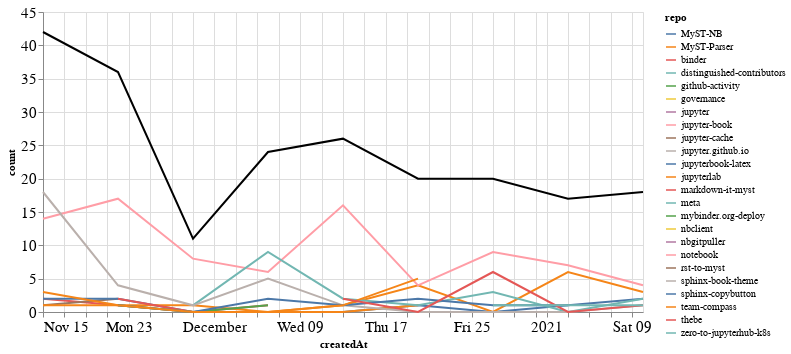

Notebook code cell kept with this figure:
### Markdown cell above
### Comments

### Code cell
comments_time = comments.groupby('repo').resample('W', on='createdAt').count()['author'].reset_index()
comments_time = comments_time.rename(columns={'author': 'count'})
comments_time_total = comments_time.groupby('createdAt').agg({"count": "sum"}).reset_index()
ch1 = alt.Chart(comments_time, width=600).mark_line().encode(
    x='createdAt',
    y='count',
    color='repo',
    tooltip="repo"
)

ch2 = alt.Chart(comments_time_total, width=600).mark_line(color="black").encode(
    x='createdAt',
    y='count',
)

ch1 + ch2

### Figure 1 — Vega-Lite specification as saved in the notebook (floating-point values rounded to 4 significant figures)
{"config": {"axisLeft": {"labelFontSize": 15}, "axisBottom": {"labelFontSize": 15}}, "layer": [{"data": {"name": "data-07beb647c0a455bdea2c01ac53e7c3c9"}, "mark": "line", "encoding": {"color": {"type": "nominal", "field": "repo"}, "tooltip": {"type": "nominal", "field": "repo"}, "x": {"type": "temporal", "field": "createdAt"}, "y": {"type": "quantitative", "field": "count"}}, "width": 600}, {"data": {"name": "data-7580f1c25d1d94ef83d2a655fa36fd1c"}, "mark": {"type": "line", "color": "black"}, "encoding": {"x": {"type": "temporal", "field": "createdAt"}, "y": {"type": "quantitative", "field": "count"}}, "width": 600}], "$schema": "https://vega.github.io/schema/vega-lite/v4.8.1.json", "datasets": {"data-07beb647c0a455bdea2c01ac53e7c3c9": [{"repo": "MyST-NB", "createdAt": "2020-11-22T00:00:00", "count": 2}, {"repo": "MyST-NB", "createdAt": "2020-11-29T00:00:00", "count": 0}, {"repo": "MyST-NB", "createdAt": "2020-12-06T00:00:00", "count": 0}, {"repo": "MyST-NB", "createdAt": "2020-12-13T00:00:00", "count": 0}, {"repo": "MyST-NB", "createdAt": "2020-12-20T00:00:00", "count": 1}, {"repo": "MyST-NB", "createdAt": "2020-12-27T00:00:00", "count": 0}, {"repo": "MyST-NB", "createdAt": "2021-01-03T00:00:00", "count": 1}, {"repo": "MyST-NB", "createdAt": "2021-01-10T00:00:00", "count": 2}, {"repo": "MyST-Parser", "createdAt": "2020-11-22T00:00:00", "count": 1}, {"repo": "MyST-Parser", "createdAt": "2020-11-29T00:00:00", "count": 0}, {"repo": "MyST-Parser", "createdAt": "2020-12-06T00:00:00", "count": 0}, {"repo": "MyST-Parser", "createdAt": "2020-12-13T00:00:00", "count": 1}, {"repo": "MyST-Parser", "createdAt": "2020-12-20T00:00:00", "count": 4}, {"repo": "MyST-Parser", "createdAt": "2020-12-27T00:00:00", "count": 0}, {"repo": "MyST-Parser", "createdAt": "2021-01-03T00:00:00", "count": 6}, {"repo": "MyST-Parser", "createdAt": "2021-01-10T00:00:00", "count": 3}, {"repo": "binder", "createdAt": "2020-11-15T00:00:00", "count": 2}, {"repo": "binder", "createdAt": "2020-11-22T00:00:00", "count": 1}, {"repo": "distinguished-contributors", "createdAt": "2020-12-20T00:00:00", "count": 1}, {"repo": "github-activity", "createdAt": "2020-12-13T00:00:00", "count": 1}, {"repo": "governance", "createdAt": "2020-11-22T00:00:00", "count": 1}, {"repo": "jupyter", "createdAt": "2020-12-20T00:00:00", "count": 1}, {"repo": "jupyter-book", "createdAt": "2020-11-15T00:00:00", "count": 14}, {"repo": "jupyter-book", "createdAt": "2020-11-22T00:00:00", "count": 17}, {"repo": "jupyter-book", "createdAt": "2020-11-29T00:00:00", "count": 8}, {"repo": "jupyter-book", "createdAt": "2020-12-06T00:00:00", "count": 6}, {"repo": "jupyter-book", "createdAt": "2020-12-13T00:00:00", "count": 16}, {"repo": "jupyter-book", "createdAt": "2020-12-20T00:00:00", "count": 4}, {"repo": "jupyter-book", "createdAt": "2020-12-27T00:00:00", "count": 9}, {"repo": "jupyter-book", "createdAt": "2021-01-03T00:00:00", "count": 7}, {"repo": "jupyter-book", "createdAt": "2021-01-10T00:00:00", "count": 4}, {"repo": "jupyter-cache", "createdAt": "2020-11-15T00:00:00", "count": 1}, {"repo": "jupyter-cache", "createdAt": "2020-11-22T00:00:00", "count": 2}, {"repo": "jupyter.github.io", "createdAt": "2021-01-10T00:00:00", "count": 2}, {"repo": "jupyterbook-latex", "createdAt": "2020-11-15T00:00:00", "count": 2}, {"repo": "jupyterbook-latex", "createdAt": "2020-11-22T00:00:00", "count": 2}, {"repo": "jupyterlab", "createdAt": "2020-11-15T00:00:00", "count": 1}, {"repo": "jupyterlab", "createdAt": "2020-11-22T00:00:00", "count": 1}, {"repo": "jupyterlab", "createdAt": "2020-11-29T00:00:00", "count": 1}, {"repo": "jupyterlab", "createdAt": "2020-12-06T00:00:00", "count": 0}, {"repo": "jupyterlab", "createdAt": "2020-12-13T00:00:00", "count": 0}, {"repo": "jupyterlab", "createdAt": "2020-12-20T00:00:00", "count": 1}, {"repo": "markdown-it-myst", "createdAt": "2020-11-22T00:00:00", "count": 2}, {"repo": "markdown-it-myst", "createdAt": "2020-11-29T00:00:00", "count": 0}, {"repo": "markdown-it-myst", "createdAt": "2020-12-06T00:00:00", "count": 1}, {"repo": "meta", "createdAt": "2020-11-29T00:00:00", "count": 1}, {"repo": "meta", "createdAt": "2020-12-06T00:00:00", "count": 9}, {"repo": "meta", "createdAt": "2020-12-13T00:00:00", "count": 2}, {"repo": "meta", "createdAt": "2020-12-20T00:00:00", "count": 1}, {"repo": "meta", "createdAt": "2020-12-27T00:00:00", "count": 3}, {"repo": "meta", "createdAt": "2021-01-03T00:00:00", "count": 0}, {"repo": "meta", "createdAt": "2021-01-10T00:00:00", "count": 2}, {"repo": "mybinder.org-deploy", "createdAt": "2020-11-22T00:00:00", "count": 1}, {"repo": "mybinder.org-deploy", "createdAt": "2020-11-29T00:00:00", "count": 0}, {"repo": "mybinder.org-deploy", "createdAt": "2020-12-06T00:00:00", "count": 1}, {"repo": "nbclient", "createdAt": "2020-12-13T00:00:00", "count": 1}, {"repo": "nbgitpuller", "createdAt": "2021-01-10T00:00:00", "count": 2}, {"repo": "notebook", "createdAt": "2020-11-15T00:00:00", "count": 1}, {"repo": "rst-to-myst", "createdAt": "2021-01-03T00:00:00", "count": 1}, {"repo": "sphinx-book-theme", "createdAt": "2020-11-15T00:00:00", "count": 18}, {"repo": "sphinx-book-theme", "createdAt": "2020-11-22T00:00:00", "count": 4}, {"repo": "sphinx-book-theme", "createdAt": "2020-11-29T00:00:00", "count": 1}, {"repo": "sphinx-book-theme", "createdAt": "2020-12-06T00:00:00", "count": 5}, {"repo": "sphinx-book-theme", "createdAt": "2020-12-13T00:00:00", "count": 1}, {"repo": "sphinx-book-theme", "createdAt": "2020-12-20T00:00:00", "count": 0}, {"repo": "sphinx-book-theme", "createdAt": "2020-12-27T00:00:00", "count": 0}, {"repo": "sphinx-book-theme", "createdAt": "2021-01-03T00:00:00", "count": 0}, {"repo": "sphinx-book-theme", "createdAt": "2021-01-10T00:00:00", "count": 1}, {"repo": "sphinx-copybutton", "createdAt": "2020-11-22T00:00:00", "count": 1}, {"repo": "sphinx-copybutton", "createdAt": "2020-11-29T00:00:00", "count": 0}, {"repo": "sphinx-copybutton", "createdAt": "2020-12-06T00:00:00", "count": 2}, {"repo": "sphinx-copybutton", "createdAt": "2020-12-13T00:00:00", "count": 1}, {"repo": "sphinx-copybutton", "createdAt": "2020-12-20T00:00:00", "count": 2}, {"repo": "sphinx-copybutton", "createdAt": "2020-12-27T00:00:00", "count": 1}, {"repo": "sphinx-copybutton", "createdAt": "2021-01-03T00:00:00", "count": 1}, {"repo": "team-compass", "createdAt": "2020-11-15T00:00:00", "count": 3}, {"repo": "team-compass", "createdAt": "2020-11-22T00:00:00", "count": 1}, {"repo": "team-compass", "createdAt": "2020-11-29T00:00:00", "count": 0}, {"repo": "team-compass", "createdAt": "2020-12-06T00:00:00", "count": 0}, {"repo": "team-compass", "createdAt": "2020-12-13T00:00:00", "count": 1}, {"repo": "team-compass", "createdAt": "2020-12-20T00:00:00", "count": 5}, {"repo": "thebe", "createdAt": "2020-12-13T00:00:00", "count": 2}, {"repo": "thebe", "createdAt": "2020-12-20T00:00:00", "count": 0}, {"repo": "thebe", "createdAt": "2020-12-27T00:00:00", "count": 6}, {"repo": "thebe", "createdAt": "2021-01-03T00:00:00", "count": 0}, {"repo": "thebe", "createdAt": "2021-01-10T00:00:00", "count": 1}, {"repo": "zero-to-jupyterhub-k8s", "createdAt": "2020-12-27T00:00:00", "count": 1}, {"repo": "zero-to-jupyterhub-k8s", "createdAt": "2021-01-03T00:00:00", "count": 1}, {"repo": "zero-to-jupyterhub-k8s", "createdAt": "2021-01-10T00:00:00", "count": 1}], "data-7580f1c25d1d94ef83d2a655fa36fd1c": [{"createdAt": "2020-11-15T00:00:00", "count": 42}, {"createdAt": "2020-11-22T00:00:00", "count": 36}, {"createdAt": "2020-11-29T00:00:00", "count": 11}, {"createdAt": "2020-12-06T00:00:00", "count": 24}, {"createdAt": "2020-12-13T00:00:00", "count": 26}, {"createdAt": "2020-12-20T00:00:00", "count": 20}, {"createdAt": "2020-12-27T00:00:00", "count": 20}, {"createdAt": "2021-01-03T00:00:00", "count": 17}, {"createdAt": "2021-01-10T00:00:00", "count": 18}]}}
